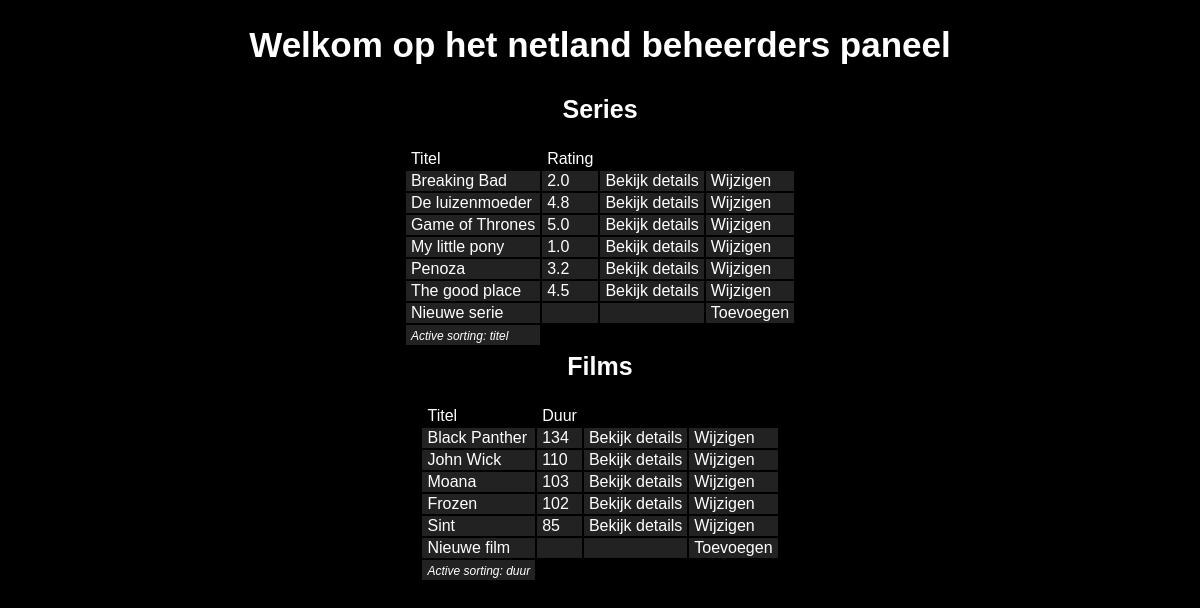
Screenshot of /index.php?films=duur&series=titel with the database file from the repository.
### tables this page shows
CREATE TABLE `series` (
	id MEDIUMINT NOT NULL AUTO_INCREMENT PRIMARY KEY,
    title VARCHAR(100) NOT NULL,
    rating DECIMAL(2,1) NULL,
    summary TEXT NOT NULL,
    has_won_awards INT NOT NULL,
    seasons INT NOT NULL,
    country ENUM('NL', 'UK') NOT NULL,
    spoken_in_language ENUM('NL', 'EN') NOT NULL
);

CREATE TABLE `movies` (
	id MEDIUMINT NOT NULL AUTO_INCREMENT PRIMARY KEY,
    title VARCHAR(100) NOT NULL,
    length_in_minutes INTEGER NOT NULL,
    released_at DATE NULL,
    country_of_origin VARCHAR(2) NULL,
    summary TEXT NOT NULL,
    youtube_trailer_id VARCHAR(20) NULL
);

### index.php (the view, shortened to what this page needs)
<!DOCTYPE html>
<html lang="en">
    <head>
    <link rel="stylesheet" href="style.css">
    </head>
            <?php
            $host = 'localhost';
            $db = 'netland';
            $user = 'bit_academy';
            $password = 'bit_academy';
            $charset = 'latin1';
            $dsn = "mysql:host=$host;dbname=$db;charset=$charset";
            $options = [];
            try {
                $pdo = new PDO($dsn, $user, $password, $options);
            } catch (PDOException $e) {
                echo $e->getMessage();
            }
            $sertit = "SELECT * FROM series ORDER BY title ASC";
            $serrat = "SELECT * FROM series ORDER BY rating DESC";
            $filtit = "SELECT * FROM movies ORDER BY title ASC";
            $fillen = "SELECT * FROM movies ORDER BY length_in_minutes DESC";
            ?>
    <body>
        <div class="kop">Welkom op het netland beheerders paneel</div>
        <div class="kopje">Series</div>
        <?php
        if (isset($_GET["series"])) {
            $series = $_GET["series"];
            if ($_GET["series"] == "rating") {
                $sqls = $serrat;
            } else {
                $sqls = $sertit;
            }
        } else {
            $sqls = $sertit;
            $series = "titel";
        }
        if (isset($_GET["films"])) {
            $films = $_GET["films"];
            if ($_GET["films"] == "duur") {
                $sqlf = $fillen;
            } else {
                $sqlf = $filtit;
            }
        } else {
            $sqlf = $filtit;
            $films = "titel";
        }
        ?>
        <table class="backcol">
            <form action="index.php" method="get"><br>
                <tr><th><a href="index.php?series=titel&films=<?php echo $films ?>">Titel</a></th>
                <th><a href="index.php?series=rating&films=<?php echo $films ?>">Rating</a></th</tr>
            </form>
            <?php
            $result = $pdo->query($sqls);
            while ($row = $result->fetch()) {
                $rowname = "Bekijk details";
                $rownameedit = "Wijzigen";
                $rowid = $row["id"];
                $link = "series.php?id=" . $rowid;
                $linkedit = "edit_serie.php?id=" . $rowid;
                echo "<tr><td>" . $row["title"] . "</td><td>" . $row["rating"] . "</td><td>";
                echo "<a href=\"$link\" target=\"_blank\">" . $rowname . "</a></td><td>";
                echo "<a href=\"$linkedit\" target=\"_blank\">" . $rownameedit . "</a></td></tr>";
            }
            echo "<tr><td>Nieuwe serie</td><td></td><td></td><td><a href=\"add_serie.php\" target=\"_blank\">Toevoegen</a></td></tr>";
            if (isset($_GET["series"])) {
                echo "<tr><td><span2>Active sorting: " . $series . "</span2></td></tr>";
            }
            ?>
        </table>
        <div class="kopje">Films</div>
        <table class="backcol">
            <form action="index.php" method="get"><br>
                <tr><th><a href="index.php?films=titel&series=<?php echo $series ?>">Titel</a></th>
                <th><a href="index.php?films=duur&series=<?php echo $series ?>">Duur</a></th></tr>
            </form>
            <?php
            $result2 = $pdo->query($sqlf);
            while ($row2 = $result2->fetch()) {
                $rowname2 = "Bekijk details";
                $rowname2edit = "Wijzigen";
                $rowid2 = $row2["id"];
                $link2 = "films.php?id=" . $rowid2;
                $link2edit = "edit_film.php?id=" . $rowid2;
                echo "<tr><td>" . $row2["title"] . "</td><td>" . $row2["length_in_minutes"] . "</td><td>";
                echo "<a href=\"$link2\" target=\"_blank\">" . $rowname2 . "</a></td><td>";
                echo "<a href=\"$link2edit\" target=\"_blank\">" . $rowname2edit . "</a></td></tr>";
            }
            echo "<tr><td>Nieuwe film</td><td></td><td></td><td><a href=\"add_film.php\" target=\"_blank\">Toevoegen</a></td></tr>";
            if (isset($_GET["films"])) {
                echo "<tr><td><span2>Active sorting: " . $films . "</span2></td></tr>";
            }
            ?>
        </table>
    </body>
</html>

### style.css (style rules this page uses)
body { background-color: #000; font-family: arial; font-size: 16px; color: #fff; padding-bottom: 10px; text-align: left; }
.kop { font-size: 35px; font-weight: bold; text-align: center; margin-top: 20px; padding: 5px; margin-bottom: 20px; }
.kopje { font-size: 25px; font-weight: bold; text-align: center; padding: 5px; }
.backcol { display: flex; justify-content: center; border-style: hidden; }
td { padding: 1px; padding-right: 5px; padding-left: 5px; border-style: hidden; background-color: #222; }
th { font-size: 16px; font-weight: bold; padding: 1px; padding-right: 5px; padding-left: 5px; border-style: hidden; }
a { font-weight: normal; color: #fff; text-decoration: none; }
span2 { font-size: 12px; font-weight: normal; font-style: italic; }

### rows the page displays
series: title "Breaking Bad", rating "2.0", rowname "Bekijk details", rownameedit "Wijzigen"
series: title "De luizenmoeder", rating "4.8", rowname "Bekijk details", rownameedit "Wijzigen"
series: title "Game of Thrones", rating "5.0", rowname "Bekijk details", rownameedit "Wijzigen"
series: title "My little pony", rating "1.0", rowname "Bekijk details", rownameedit "Wijzigen"
series: title "Penoza", rating "3.2", rowname "Bekijk details", rownameedit "Wijzigen"
series: title "The good place", rating "4.5", rowname "Bekijk details", rownameedit "Wijzigen"
movies: title "Black Panther", length_in_minutes "134", rowname2 "Bekijk details", rowname2edit "Wijzigen"
movies: title "John Wick", length_in_minutes "110", rowname2 "Bekijk details", rowname2edit "Wijzigen"
movies: title "Moana", length_in_minutes "103", rowname2 "Bekijk details", rowname2edit "Wijzigen"
movies: title "Frozen", length_in_minutes "102", rowname2 "Bekijk details", rowname2edit "Wijzigen"
movies: title "Sint", length_in_minutes "85", rowname2 "Bekijk details", rowname2edit "Wijzigen"

### other values shown
$series "titel"
$films "duur"
